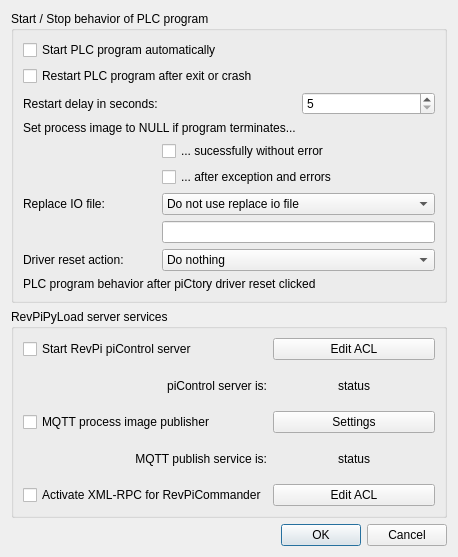
<?xml version="1.0" encoding="UTF-8"?>
<ui version="4.0">
 <class>diag_options</class>
 <widget class="QDialog" name="diag_options">
  <property name="geometry">
   <rect>
    <x>0</x>
    <y>0</y>
    <width>458</width>
    <height>557</height>
   </rect>
  </property>
  <property name="windowTitle">
   <string>RevPi Python PLC Options</string>
  </property>
  <layout class="QVBoxLayout" name="verticalLayout">
   <item>
    <widget class="QGroupBox" name="gb_plc">
     <property name="title">
      <string>Start / Stop behavior of PLC program</string>
     </property>
     <layout class="QGridLayout" name="gridLayout">
      <item row="6" column="0">
       <widget class="QLabel" name="lbl_replace_io">
        <property name="text">
         <string>Replace IO file:</string>
        </property>
       </widget>
      </item>
      <item row="5" column="1" colspan="2">
       <widget class="QCheckBox" name="cbx_zeroonerror">
        <property name="text">
         <string>... after exception and errors</string>
        </property>
       </widget>
      </item>
      <item row="0" column="0" colspan="3">
       <widget class="QCheckBox" name="cbx_autostart">
        <property name="text">
         <string>Start PLC program automatically</string>
        </property>
       </widget>
      </item>
      <item row="8" column="1" colspan="2">
       <widget class="QComboBox" name="cbb_reset_driver_action">
        <item>
         <property name="text">
          <string>Do nothing</string>
         </property>
        </item>
        <item>
         <property name="text">
          <string>Restart after piCtory changed</string>
         </property>
        </item>
        <item>
         <property name="text">
          <string>Always restart the PLC program</string>
         </property>
        </item>
       </widget>
      </item>
      <item row="8" column="0">
       <widget class="QLabel" name="lbl_reset_driver_action">
        <property name="text">
         <string>Driver reset action:</string>
        </property>
       </widget>
      </item>
      <item row="3" column="0" colspan="3">
       <widget class="QLabel" name="lbl_plc_zero">
        <property name="text">
         <string>Set process image to NULL if program terminates...</string>
        </property>
       </widget>
      </item>
      <item row="6" column="1" colspan="2">
       <widget class="QComboBox" name="cbb_replace_io">
        <item>
         <property name="text">
          <string>Do not use replace io file</string>
         </property>
        </item>
        <item>
         <property name="text">
          <string>Use static file from RevPiPyLoad</string>
         </property>
        </item>
        <item>
         <property name="text">
          <string>Use dynamic file from work directory</string>
         </property>
        </item>
        <item>
         <property name="text">
          <string>Give own path and filename</string>
         </property>
        </item>
       </widget>
      </item>
      <item row="4" column="1" colspan="2">
       <widget class="QCheckBox" name="cbx_zeroonexit">
        <property name="text">
         <string>... sucessfully without error</string>
        </property>
       </widget>
      </item>
      <item row="2" column="0" colspan="2">
       <widget class="QLabel" name="lbl_plc_delay">
        <property name="text">
         <string>Restart delay in seconds:</string>
        </property>
       </widget>
      </item>
      <item row="2" column="2">
       <widget class="QSpinBox" name="sbx_autoreloaddelay">
        <property name="minimum">
         <number>5</number>
        </property>
        <property name="maximum">
         <number>120</number>
        </property>
       </widget>
      </item>
      <item row="1" column="0" colspan="3">
       <widget class="QCheckBox" name="cbx_autoreload">
        <property name="text">
         <string>Restart PLC program after exit or crash</string>
        </property>
       </widget>
      </item>
      <item row="7" column="1" colspan="2">
       <widget class="QLineEdit" name="txt_replace_io"/>
      </item>
      <item row="9" column="0" colspan="3">
       <widget class="QLabel" name="lbl_lbl_reset_driver_action">
        <property name="text">
         <string>PLC program behavior after piCtory driver reset clicked</string>
        </property>
       </widget>
      </item>
     </layout>
    </widget>
   </item>
   <item>
    <widget class="QGroupBox" name="gb_server">
     <property name="title">
      <string>RevPiPyLoad server services</string>
     </property>
     <layout class="QGridLayout" name="gridLayout_2">
      <item row="0" column="1">
       <widget class="QPushButton" name="btn_aclplcserver">
        <property name="text">
         <string>Edit ACL</string>
        </property>
       </widget>
      </item>
      <item row="2" column="0">
       <widget class="QCheckBox" name="cbx_mqtt">
        <property name="text">
         <string>MQTT process image publisher</string>
        </property>
       </widget>
      </item>
      <item row="0" column="0">
       <widget class="QCheckBox" name="cbx_plcserver">
        <property name="text">
         <string>Start RevPi piControl server</string>
        </property>
       </widget>
      </item>
      <item row="1" column="1">
       <widget class="QLabel" name="lbl_server_status">
        <property name="text">
         <string>status</string>
        </property>
        <property name="alignment">
         <set>Qt::AlignCenter</set>
        </property>
       </widget>
      </item>
      <item row="1" column="0">
       <widget class="QLabel" name="lbl_lbl_server_status">
        <property name="text">
         <string>piControl server is:</string>
        </property>
        <property name="alignment">
         <set>Qt::AlignRight|Qt::AlignTrailing|Qt::AlignVCenter</set>
        </property>
       </widget>
      </item>
      <item row="3" column="1">
       <widget class="QLabel" name="lbl_mqtt_status">
        <property name="text">
         <string>status</string>
        </property>
        <property name="alignment">
         <set>Qt::AlignCenter</set>
        </property>
       </widget>
      </item>
      <item row="3" column="0">
       <widget class="QLabel" name="lbl_lbl_mqtt_status">
        <property name="text">
         <string>MQTT publish service is:</string>
        </property>
        <property name="alignment">
         <set>Qt::AlignRight|Qt::AlignTrailing|Qt::AlignVCenter</set>
        </property>
       </widget>
      </item>
      <item row="2" column="1">
       <widget class="QPushButton" name="btn_mqtt">
        <property name="text">
         <string>Settings</string>
        </property>
       </widget>
      </item>
      <item row="4" column="1">
       <widget class="QPushButton" name="btn_aclxmlrpc">
        <property name="text">
         <string>Edit ACL</string>
        </property>
       </widget>
      </item>
      <item row="4" column="0">
       <widget class="QCheckBox" name="cbx_xmlrpc">
        <property name="text">
         <string>Activate XML-RPC for RevPiCommander</string>
        </property>
       </widget>
      </item>
     </layout>
    </widget>
   </item>
   <item>
    <widget class="QDialogButtonBox" name="btn_box">
     <property name="orientation">
      <enum>Qt::Horizontal</enum>
     </property>
     <property name="standardButtons">
      <set>QDialogButtonBox::Cancel|QDialogButtonBox::Ok</set>
     </property>
    </widget>
   </item>
  </layout>
 </widget>
 <resources/>
 <connections>
  <connection>
   <sender>btn_box</sender>
   <signal>accepted()</signal>
   <receiver>diag_options</receiver>
   <slot>accept()</slot>
   <hints>
    <hint type="sourcelabel">
     <x>248</x>
     <y>254</y>
    </hint>
    <hint type="destinationlabel">
     <x>157</x>
     <y>274</y>
    </hint>
   </hints>
  </connection>
  <connection>
   <sender>btn_box</sender>
   <signal>rejected()</signal>
   <receiver>diag_options</receiver>
   <slot>reject()</slot>
   <hints>
    <hint type="sourcelabel">
     <x>316</x>
     <y>260</y>
    </hint>
    <hint type="destinationlabel">
     <x>286</x>
     <y>274</y>
    </hint>
   </hints>
  </connection>
 </connections>
</ui>
